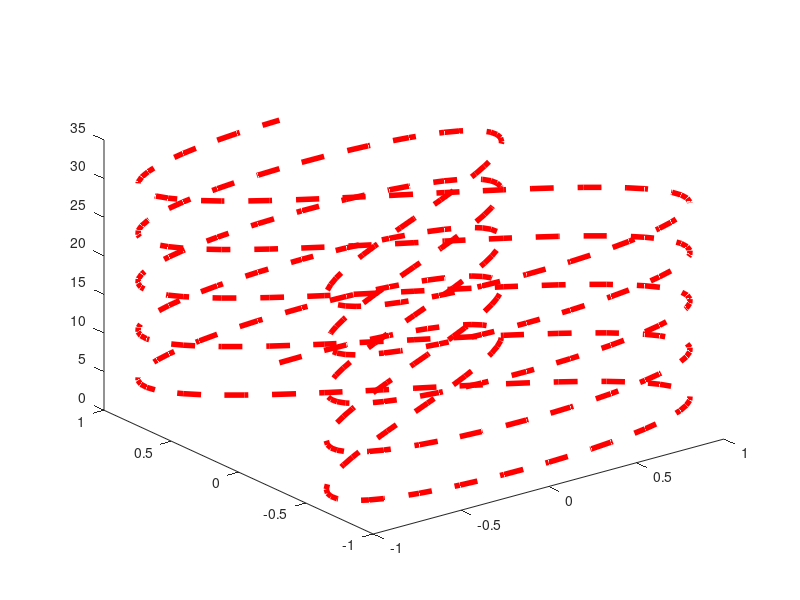
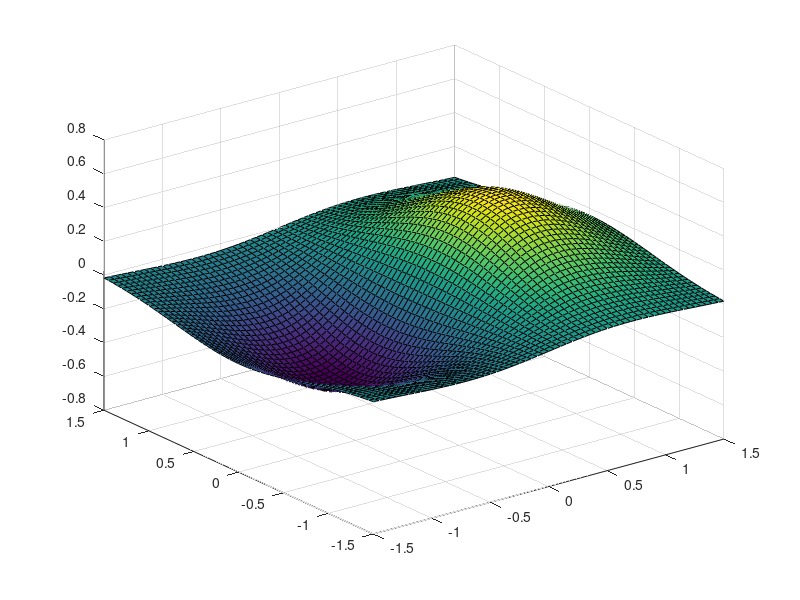

Here is the MATLAB script that generated these plots, in order:
%% Plot 3D line
clear
t=0:pi/50:10*pi;
st=sin(2*t);
ct=cos(t);
figure(1)
plot3(st,ct,t,'LineStyle','--','LineWidth', 4,'Color','r');

%% 3D surface
[X,Y]=meshgrid(-1.5:.05:1.5);
Z=X.*exp(-X.^2-Y.^2);
figure(2)
surf(X,Y,Z);

